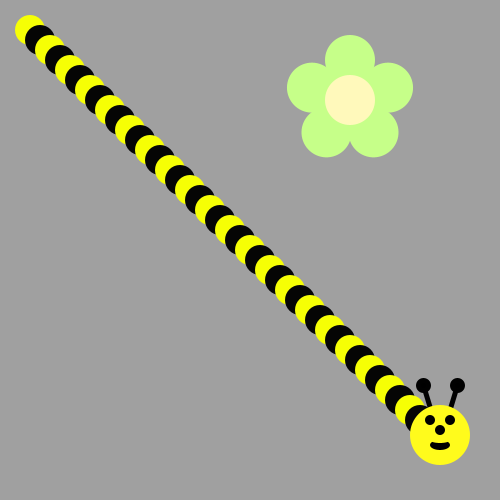
Frame 1 (no input)
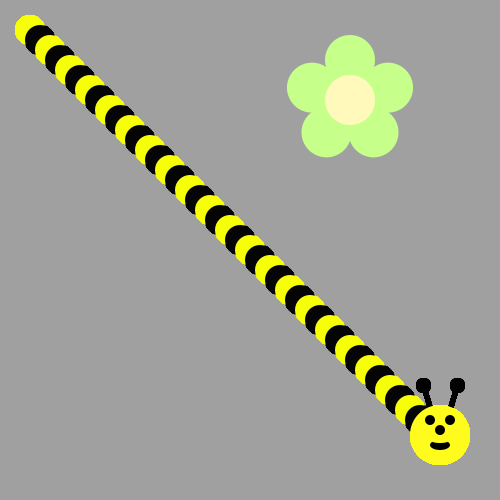
Frame 60 (the mouse pressed at the canvas centre just before this capture)
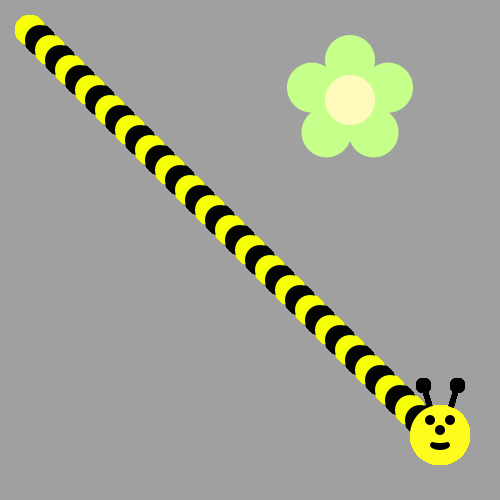
Frame 120 (the mouse held since frame 60 and released just before this capture)

The Processing sketch that drew these frames (run headless with seeded random() and noise(); from frame 60 on, the mouse is pressed at the canvas centre):

// Processing sketch: bumble_bee
// ── bumble_bee.pde

void setup() {
     ellipseMode(CENTER);
     size(500, 500);
     background(160, 160, 160);
     drawFlower(350, 100);
}

void draw() {
  
// First run the program and you should see a flower.  
  
  
/* Then, use a loop to make a body for the Bee! 
(see the image on the recipe, it's a diagonal line of circles)
Use modulo to make the colors alternate between yellow and black
*/
int x = 30;
int y = 30;
for (int i = 0; i<42; i++) {
  if (i % 2 ==0) {
  fill(#F6FF05);
    ellipse(x,y,30,30);
  x+=10;
  y+=10;
}else {
fill(#050505);
    ellipse(x,y,30,30);
  x+=10;
  y+=10;
}
}
x-=10;
y-=15;
drawBeeFace(x,y);
/*
Now put his head on using drawBeeFace(x,y)
*/

}
// 32
/**************   Use these methods but  DON'T CHANGE THE CODE BELOW  **************/

void drawFlower(int x, int y) {
     noStroke();
     translate(x, y);
     // draw 5 petals, rotating after each one
     fill(#c6ff89);      // green
      for (int i = 0; i < 5; i++) {
           ellipse(0, -40, 50, 50);
          rotate(radians(72));
     }
     fill(#fff9bb); // light yellow
     ellipse(0, 0, 50, 50);
} 
void drawBeeFace(int BeeFaceX, int BeeFaceY) {
     noStroke();
     fill(0, 0, 0);
     stroke(1);
     strokeWeight(5);
     line(BeeFaceX-10, BeeFaceY-27, BeeFaceX-17, BeeFaceY-50);
     line(BeeFaceX+10, BeeFaceY-27, BeeFaceX+17, BeeFaceY-50);
     ellipse(BeeFaceX-17, BeeFaceY-50, 10, 10);
     ellipse(BeeFaceX+17, BeeFaceY-50, 10, 10);
     noStroke();
     fill(255, 251, 28);
     ellipse(BeeFaceX, BeeFaceY, 60, 60); // face
     fill(255, 237, 209);
     fill(0,0,0);
      ellipse(BeeFaceX-10, BeeFaceY-15, 10, 10); // eyes
     ellipse(BeeFaceX+10, BeeFaceY-15, 10, 10);
      ellipse(BeeFaceX, BeeFaceY-5, 10, 10); // nose
      ellipse(BeeFaceX, BeeFaceY+10, 20, 10);// mouth
     fill(255, 251, 28);
     ellipse(BeeFaceX, BeeFaceY+5, 20, 6);
}
